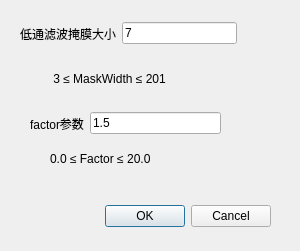
<?xml version="1.0" encoding="UTF-8"?>
<ui version="4.0">
 <class>EmphasizeDialog</class>
 <widget class="QDialog" name="EmphasizeDialog">
  <property name="geometry">
   <rect>
    <x>0</x>
    <y>0</y>
    <width>300</width>
    <height>251</height>
   </rect>
  </property>
  <property name="windowTitle">
   <string>Dialog</string>
  </property>
  <widget class="QDialogButtonBox" name="buttonBox">
   <property name="geometry">
    <rect>
     <x>-70</x>
     <y>200</y>
     <width>341</width>
     <height>32</height>
    </rect>
   </property>
   <property name="orientation">
    <enum>Qt::Horizontal</enum>
   </property>
   <property name="standardButtons">
    <set>QDialogButtonBox::Cancel|QDialogButtonBox::Ok</set>
   </property>
  </widget>
  <widget class="QLabel" name="label_3">
   <property name="geometry">
    <rect>
     <x>50</x>
     <y>70</y>
     <width>161</width>
     <height>17</height>
    </rect>
   </property>
   <property name="text">
    <string> 3 ≤ MaskWidth ≤ 201</string>
   </property>
  </widget>
  <widget class="QLabel" name="label_4">
   <property name="geometry">
    <rect>
     <x>50</x>
     <y>150</y>
     <width>141</width>
     <height>17</height>
    </rect>
   </property>
   <property name="text">
    <string>0.0 ≤ Factor ≤ 20.0</string>
   </property>
  </widget>
  <widget class="QWidget" name="">
   <property name="geometry">
    <rect>
     <x>20</x>
     <y>20</y>
     <width>217</width>
     <height>27</height>
    </rect>
   </property>
   <layout class="QHBoxLayout" name="horizontalLayout">
    <item>
     <widget class="QLabel" name="label">
      <property name="text">
       <string>低通滤波掩膜大小</string>
      </property>
     </widget>
    </item>
    <item>
     <widget class="QLineEdit" name="mask_lineEdit">
      <property name="text">
       <string>7</string>
      </property>
     </widget>
    </item>
   </layout>
  </widget>
  <widget class="QWidget" name="">
   <property name="geometry">
    <rect>
     <x>30</x>
     <y>110</y>
     <width>191</width>
     <height>27</height>
    </rect>
   </property>
   <layout class="QHBoxLayout" name="horizontalLayout_2">
    <item>
     <widget class="QLabel" name="label_2">
      <property name="text">
       <string>factor参数</string>
      </property>
     </widget>
    </item>
    <item>
     <widget class="QLineEdit" name="factor_lineEdit">
      <property name="text">
       <string>1.5</string>
      </property>
     </widget>
    </item>
   </layout>
  </widget>
 </widget>
 <resources/>
 <connections>
  <connection>
   <sender>buttonBox</sender>
   <signal>accepted()</signal>
   <receiver>EmphasizeDialog</receiver>
   <slot>accept()</slot>
   <hints>
    <hint type="sourcelabel">
     <x>248</x>
     <y>254</y>
    </hint>
    <hint type="destinationlabel">
     <x>157</x>
     <y>274</y>
    </hint>
   </hints>
  </connection>
  <connection>
   <sender>buttonBox</sender>
   <signal>rejected()</signal>
   <receiver>EmphasizeDialog</receiver>
   <slot>reject()</slot>
   <hints>
    <hint type="sourcelabel">
     <x>316</x>
     <y>260</y>
    </hint>
    <hint type="destinationlabel">
     <x>286</x>
     <y>274</y>
    </hint>
   </hints>
  </connection>
 </connections>
</ui>
